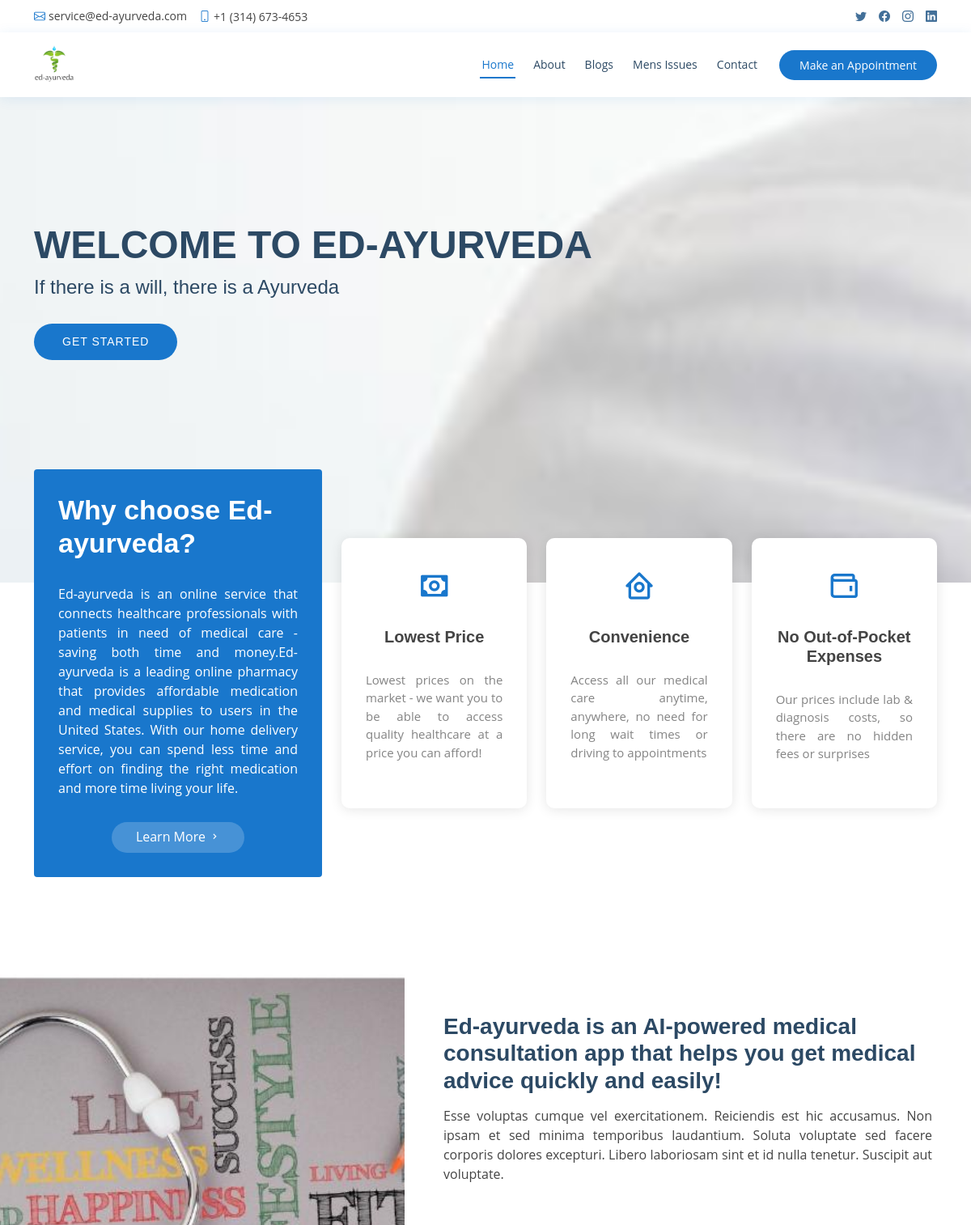
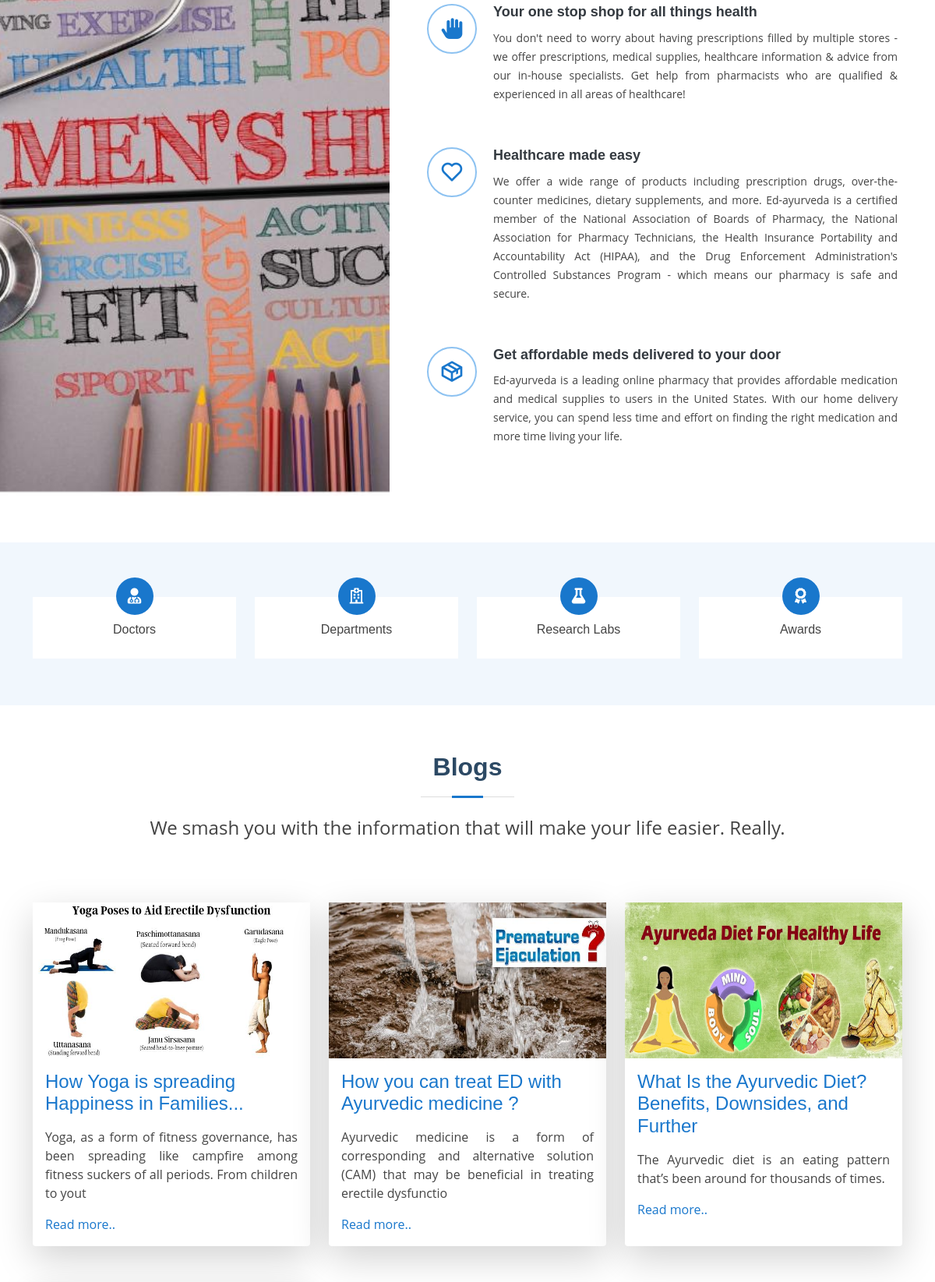
The page / (upper part) on the database its author committed (2 pictures, top to bottom).
### tables this page shows
CREATE TABLE `post` (
  `postid` int(11) NOT NULL,
  `title` varchar(255) NOT NULL,
  `coverimg` varchar(255) NOT NULL DEFAULT 'defaultpost.jpg',
  `content` longblob NOT NULL,
  `status` char(1) NOT NULL DEFAULT 'Y',
  `createdby` int(11) NOT NULL,
  `createddatetime` timestamp NOT NULL DEFAULT current_timestamp(),
  `updatedby` int(11) NOT NULL,
  `updateddatetime` timestamp NOT NULL DEFAULT current_timestamp()
);

### application/helpers/general_helper.php (called while the page is built)
<?php
if (!function_exists('asset_url')) {
    function asset_url($prefix = '')
    {
        if (empty($prefix)) {
            $url = base_url('assets/');
        } else {
            $url = base_url('assets/' . $prefix);
        }
        return $url;
    }
}
if (!function_exists('load_file')) {
    function load_file($maincontent = '', $data = '')
    {
        $CI = &get_instance();
        $CI->load->view('inc/topbar');
        $CI->load->view('inc/header');
        $CI->load->view($maincontent, $data);
        $CI->load->view('inc/footer');
    }
}
if (!function_exists('business_info')) {
    function business_info($key = '')
    {
        $msg = '';
        switch ($key) {
            case 'address':
                $msg = 'ED-Ayurveda.com
                PO Box 11356 <br>
                Chicago, IL 60007
                USA';
                break;
            case 'email':
                $msg = 'service@ed-ayurveda.com';
                break;
            case 'phone':
                $msg = '+1 (314) 673-4653';
                break;
            case 'buname':
                $msg = 'ED Ayurvedic Health Consultant';
                break;
        }
        return $msg;
    }
}
if (!function_exists('social_media_links')) {
    function social_media_links($key = '')
    {
        $msg = '';
        switch ($key) {
            case 'facebook':
                $msg = 'https://www.facebook.com/ed-ayurveda';
                break;
            case 'instagram':
                $msg = 'https://www.instagram.com/ed-ayurveda';
                break;
            case 'twitter':
                $msg = 'https://www.twitter.com/ed-ayurveda';
                break;
            case 'linkedin':
                $msg = 'https://www.linkedin.com/ed-ayurveda';
                break;
        }
        return $msg;
    }
}

### application/controllers/HomeController.php (called while the page is built, shortened)
<?php
class HomeController extends CI_Controller
{
	function index()
	{
		$res['posts'] = $this->db->get('post')->result_array();
		load_file('index', $res);
	}
}

### index.php (called while the page is built, shortened)
<?php
require_once BASEPATH.'core/CodeIgniter.php';

### application/views/index.php (the view, shortened to what this page needs)
<section id="hero" class="d-flex align-items-center">
    <div class="container">
        <h1>Welcome to ED-Ayurveda</h1>
        <h2>If there is a will, there is a Ayurveda</h2>
        <a href="#about" class="btn-get-started scrollto">Get Started</a>
    </div>
</section>
<main id="main">
    <section id="why-us" class="why-us">
        <div class="container">
            <div class="row">
                <div class="col-lg-4 d-flex align-items-stretch">
                    <div class="content">
                        <h3>Why choose Ed-ayurveda?</h3>
                        <p>Ed-ayurveda is an online service that connects healthcare professionals with patients in need of medical care - saving both time and money.Ed-ayurveda is a leading online pharmacy that provides affordable medication and medical supplies to users in the United States. With our home delivery service, you can spend less time and effort on finding the right medication and more time living your life.</p>
                        <div class="text-center">
                            <a href="#" class="more-btn">Learn More <i class="bx bx-chevron-right"></i></a>
                        </div>
                    </div>
                </div>
                <div class="col-lg-8 d-flex align-items-stretch">
                    <div class="icon-boxes d-flex flex-column justify-content-center">
                        <div class="row">
                            <div class="col-xl-4 d-flex align-items-stretch">
                                <div class="icon-box mt-4 mt-xl-0">
                                    <i class='bx bx-money'></i>
                                    <h4>Lowest Price</h4>
                                    <p>Lowest prices on the market - we want you to be able to access quality healthcare at a price you can afford!</p>
                                </div>
                            </div>
                            <div class="col-xl-4 d-flex align-items-stretch">
                                <div class="icon-box mt-4 mt-xl-0">
                                    <i class='bx bx-home-circle'></i>
                                    <h4>Convenience</h4>
                                    <p>Access all our medical care anytime, anywhere, no need for long wait times or driving to appointments</p>
                                </div>
                            </div>
                            <div class="col-xl-4 d-flex align-items-stretch">
                                <div class="icon-box mt-4 mt-xl-0">
                                    <i class='bx bx-wallet'></i>
                                    <h4>No Out-of-Pocket Expenses</h4>
                                    <p>Our prices include lab & diagnosis costs, so there are no hidden fees or surprises</p>
                                </div>
                            </div>
                        </div>
                    </div>
                </div>
            </div>
        </div>
    </section>
    <section id="about" class="about">
        <div class="container-fluid">
            <div class="row">
                <div class="col-xl-5 col-lg-6 video-box d-flex justify-content-center align-items-stretch position-relative">
                </div>
                <div class="col-xl-7 col-lg-6 icon-boxes d-flex flex-column align-items-stretch justify-content-center py-5 px-lg-5">
                    <h3>Ed-ayurveda is an AI-powered medical consultation app that helps you get medical advice quickly and easily!</h3>
                    <p>Esse voluptas cumque vel exercitationem. Reiciendis est hic accusamus. Non ipsam et sed minima temporibus laudantium. Soluta voluptate sed facere corporis dolores excepturi. Libero laboriosam sint et id nulla tenetur. Suscipit aut voluptate.</p>
                    <div class="icon-box">
                        <div class="icon"><i class='bx bxs-hand'></i></div>
                        <h4 class="title"><a href="">Your one stop shop for all things health</a></h4>
                        <p class="description">You don't need to worry about having prescriptions filled by multiple stores - we offer prescriptions, medical supplies, healthcare information & advice from our in-house specialists. Get help from pharmacists who are qualified & experienced in all areas of healthcare!</p>
                    </div>
                    <div class="icon-box">
                        <div class="icon"><i class='bx bx-heart'></i></div>
                        <h4 class="title"><a href="">Healthcare made easy</a></h4>
                        <p class="description">We offer a wide range of products including prescription drugs, over-the-counter medicines, dietary supplements, and more. Ed-ayurveda is a certified member of the National Association of Boards of Pharmacy, the National Association for Pharmacy Technicians, the Health Insurance Portability and Accountability Act (HIPAA), and the Drug Enforcement Administration's Controlled Substances Program - which means our pharmacy is safe and secure.</p>
                    </div>
                    <div class="icon-box">
                        <div class="icon"><i class='bx bx-package'></i></div>
                        <h4 class="title"><a href="">Get affordable meds delivered to your door</a></h4>
                        <p class="description">Ed-ayurveda is a leading online pharmacy that provides affordable medication and medical supplies to users in the United States. With our home delivery service, you can spend less time and effort on finding the right medication and more time living your life. </p>
                    </div>
                </div>
            </div>
        </div>
    </section>
    <section id="counts" class="counts">
        <div class="container">
            <div class="row">
                <div class="col-lg-3 col-md-6">
                    <div class="count-box">
                        <i class="fas fa-user-md"></i>
                        <p>Doctors</p>
                    </div>
                </div>
                <div class="col-lg-3 col-md-6 mt-5 mt-md-0">
                    <div class="count-box">
                        <i class="far fa-hospital"></i>
                        <p>Departments</p>
                    </div>
                </div>
                <div class="col-lg-3 col-md-6 mt-5 mt-lg-0">
                    <div class="count-box">
                        <i class="fas fa-flask"></i>
                        <p>Research Labs</p>
                    </div>
                </div>
                <div class="col-lg-3 col-md-6 mt-5 mt-lg-0">
                    <div class="count-box">
                        <i class="fas fa-award"></i>
                        <p>Awards</p>
                    </div>
                </div>
            </div>
        </div>
    </section>
    <section id="services" class="services">
        <div class="container">
            <div class="section-title">
                <h2>Blogs</h2>
                <p class="text-center fs-4">We smash you with the information that will make your life easier. Really.</p>
            </div>
            <div class="row">
                <?php foreach ($posts as $post) { ?>
                    <div class="col-lg-4 col-md-6 d-flex align-items-stretch">
                        <div class="card border-0 shadow-lg mt-5">
                            <img src="<?= base_url('upload/blogs/' . $post['coverimg']) ?>" alt="" height="200px" width="100%">
                            <div class="card-body">
                                <h4 class="card-title"><a href="<?= base_url('blog/?postid=' . $post['postid']) ?>"><?= $post['title'] ?></a></h4>
                                <p class="card-text"><?= str_split($post['content'], 200)[0] ?></p>
                                <a href="<?= base_url('blog/?postid=' . $post['postid']) ?>" class="card-link">Read more..</a>
                            </div>
                        </div>
                    </div>
                <?php } ?>
            </div>
        </div>
    </section>
</main>

### application/views/inc/topbar.php (shortened to what this page needs)
<!DOCTYPE html>
<html lang="en">
<head>
    <link href="<?= asset_url('vendor/fontawesome-free/css/all.min.css') ?>" rel="stylesheet">
    <link href="<?= asset_url('vendor/animate.css/animate.min.css') ?>" rel="stylesheet">
    <link href="<?= asset_url('vendor/bootstrap/css/bootstrap.min.css') ?>" rel="stylesheet">
    <link href="<?= asset_url('vendor/bootstrap-icons/bootstrap-icons.css') ?>" rel="stylesheet">
    <link href="<?= asset_url('vendor/boxicons/css/boxicons.min.css') ?>" rel="stylesheet">
    <link href="<?= asset_url('vendor/glightbox/css/glightbox.min.css') ?>" rel="stylesheet">
    <link href="<?= asset_url('vendor/remixicon/remixicon.css') ?>" rel="stylesheet">
    <link href="<?= asset_url('vendor/swiper/swiper-bundle.min.css') ?>" rel="stylesheet">
    <link href="<?= asset_url('css/style.css') ?>" rel="stylesheet">
</head>
<body>
    <div id="topbar" class="d-flex align-items-center fixed-top">
        <div class="container d-flex justify-content-between">
            <div class="contact-info d-flex align-items-center">
                <i class="bi bi-envelope"></i> <a href="mailto:contact@example.com"><?= business_info('email') ?></a>
                <i class="bi bi-phone"></i> <?= business_info('phone') ?>
            </div>
            <div class="d-none d-lg-flex social-links align-items-center">
                <a href="<?= social_media_links('twitter') ?>" class="twitter"><i class="bi bi-twitter"></i></a>
                <a href="<?= social_media_links('facebook') ?>" class="facebook"><i class="bi bi-facebook"></i></a>
                <a href="<?= social_media_links('instagram') ?>" class="instagram"><i class="bi bi-instagram"></i></a>
                <a href="<?= social_media_links('linkedin') ?>" class="linkedin"><i class="bi bi-linkedin"></i></i></a>
            </div>
        </div>
    </div>

### application/views/inc/header.php (shortened to what this page needs)
<header id="header" class="fixed-top">
    <div class="container d-flex align-items-center">
        <a href="<?= base_url() ?>" class="logo me-auto"><img src="<?= asset_url('img/logo.png') ?>" alt="" class="img-fluid"></a>
        <nav id="navbar" class="navbar order-last order-lg-0">
            <ul>
                <li><a class="nav-link scrollto active" href="<?= base_url() ?>">Home</a></li>
                <li><a class="nav-link scrollto" href="<?= base_url('#about') ?>">About</a></li>
                <li><a class="nav-link scrollto" href="<?= base_url('#services') ?>">Blogs</a></li>
                <li><a class="nav-link scrollto" href="<?= base_url('mens-issues') ?>">Mens Issues</a></li>
                <li><a class="nav-link scrollto" href="<?= base_url('contact-us') ?>">Contact</a></li>
            </ul>
        </nav>
        <a href="#appointment" class="appointment-btn scrollto"><span class="d-none d-md-inline">Make an</span> Appointment</a>
    </div>
</header>

### application/views/inc/footer.php (shortened to what this page needs)
<link rel="stylesheet" href="<?= asset_url('wa/floating-wpp.min.css') ?>">
</body>
</html>

### rows shown on the page
post: coverimg (picture), title "How Yoga is spreading Happiness in Families...", content "Yoga, as a form of fitness governance, has been spreading like campfire among fitness suckers of all periods. From children to yout"
post: coverimg (picture), title "How you can treat ED with Ayurvedic medicine ?", content "Ayurvedic medicine is a form of corresponding and alternative solution (CAM) that may be beneficial in treating erectile dysfunctio"
post: coverimg (picture), title "What Is the Ayurvedic Diet? Benefits, Downsides, and Further", content "The Ayurvedic diet is an eating pattern that’s been around for thousands of times."

### other values the page prints
business_info('email') "service@ed-ayurveda.com"
business_info('phone') "+1 (314) 673-4653"
